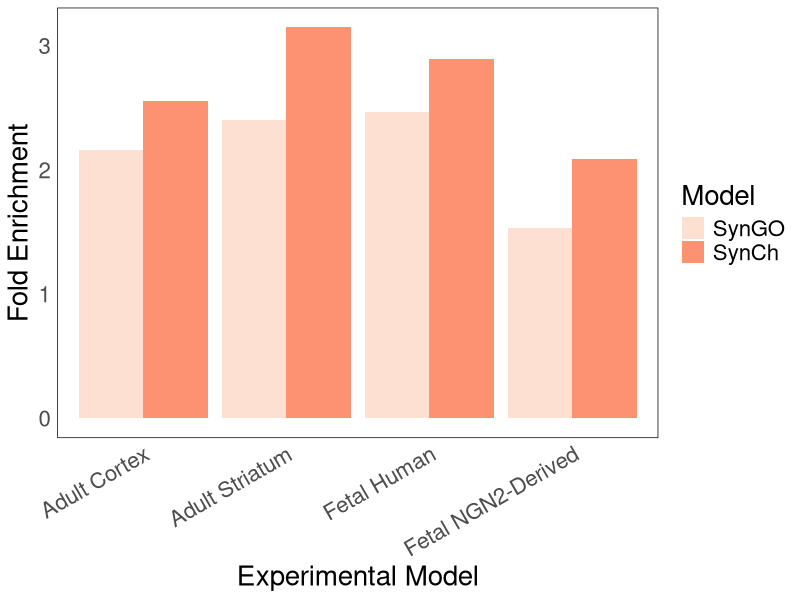

Write R code to recreate this figure.
library(ggplot2)

df2 <- data.frame(Groups=rep(c("SynGO", "SynV"), each=4),
                Model=rep(c("Fetal Human", "Fetal NGN2-Derived", "Adult Striatum", "Adult Cortex"),2),
                Fold_Enrichment=c(2.4722222222222223, 1.5360824742268042,2.4,2.1584158415841586, 2.8958333333333335, 2.0930232558139537,3.1515151515151514, 2.5597014925373136))
head(df2)

p <- ggplot(data=df2, aes(x=Model, y=Fold_Enrichment, fill=Groups)) +
geom_bar(stat="identity", position=position_dodge())+
scale_fill_brewer(palette="Reds", name="Model", labels = c("SynGO", "SynCh"))+
  theme_minimal()

p+labs(x="Experimental Model", y="Fold Enrichment")+
theme(text = element_text(size=20))+
    theme(panel.border = element_rect(colour = "black", fill=NA), panel.grid.major = element_blank(), panel.grid.minor = element_blank())+
    theme(axis.text.x=element_text(angle=30, hjust=1))